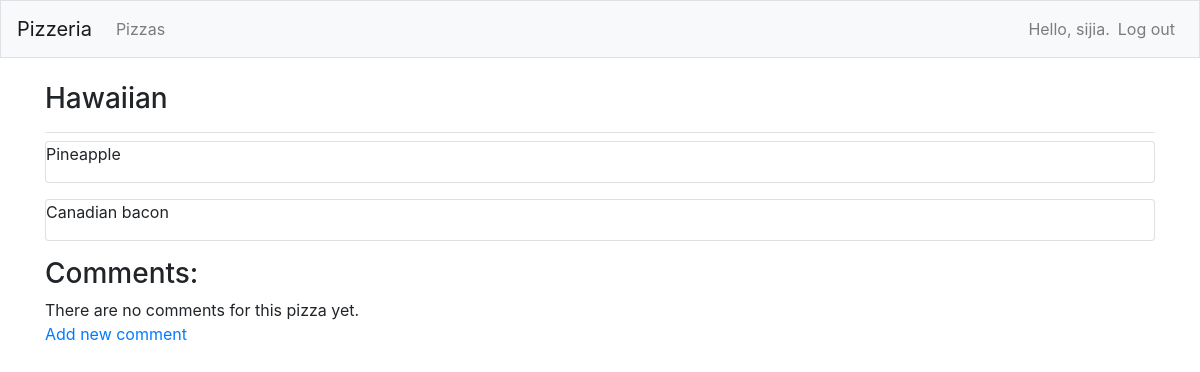
The app's page /pizzas/1/ (signed in), older data.
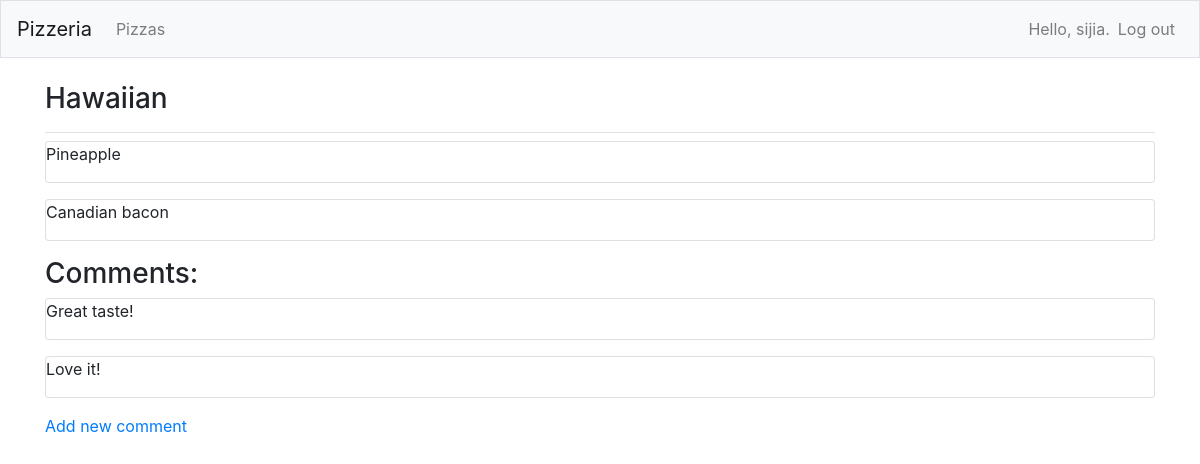
The same page, newer data.
### pizzas/models.py (models this page shows, shortened)
class Pizza(models.Model):
    name = models.CharField(max_length=200)
    owner = models.ForeignKey(User, on_delete=models.CASCADE)
    def __str__(self):
        return self.name

class Topping(models.Model):
    pizza = models.ForeignKey(Pizza, on_delete=models.CASCADE)
    name = models.TextField()
    class Mate:
        verbose_name_plural = 'toppings'

class Comment(models.Model):
    pizza = models.ForeignKey(Pizza, on_delete=models.CASCADE)
    text = models.TextField()
    class Mate:
        verbose_name_plural = 'comments'

### pizzas/views.py (the view)
# urls.py: path('pizzas/<int:pizza_id>/', views.pizza, name='pizza'),
@login_required
def pizza(request,pizza_id):
    pizza = Pizza.objects.get(id=pizza_id)
    if pizza.owner != request.user:
        raise Http404
    toppings = pizza.topping_set.all()
    comments = pizza.comment_set.all()
    context = {'pizza':pizza, 'toppings':toppings, 'comments':comments}
    return render(request, 'pizzas/pizza.html', context)

### pizzas/templates/pizzas/pizza.html
{% extends "pizzas/base.html" %}
{% block page_header %}
    <h3>{{ pizza }}</h3>
{% endblock page_header %}
{% block content %}
    {% for topping in toppings %}
    <div class="card mb-3">
        {{ topping.name|linebreaks }}
    </div>
    {% empty %}
    There are no toppings for this pizza yet.
    {% endfor %}
    <h3>Comments:</h3>
    {% for comment in comments %}
    <div class="card mb-3">
        {{ comment.text|linebreaks }}
    </div>
    {% empty %}
    There are no comments for this pizza yet.
    {% endfor %}
    <p>
        <a href="{% url 'pizzas:new_comment' pizza.id %}">Add new comment</a>
    </p>
{% endblock content %}

### pizzas/templates/pizzas/base.html (shortened to what this page needs)
{% load bootstrap4 %}
<!doctype html>
<html lang="en">
<head>
    {% bootstrap_css %}
</head>
<body>
    <nav class="navbar navbar-expand-md navbar-light bg-light mb-4 border">
    <a class="navbar-brand" href="{% url 'pizzas:index'%}">Pizzeria</a>
    <div class="collapse navbar-collapse" id="navbarCollapse">
        <ul class="navbar-nav mr-auto">
            <li class="nav-item">
                <a class="nav-link" href="{% url 'pizzas:pizzas'%}">Pizzas</a>
            </li>
        </ul>
        <ul class="navbar-nav ml-auto">
            {% if user.is_authenticated %}
            <li class="nav-item">
                <span class="navbar-text"}">Hello, {{ user.username }}.</span>
            </li>
            <li class="nav-item">
                <a class="nav-link" href="{% url 'users:logout' %}">Log out</a>
            </li>
            {% endif %}
        </ul>
    </div>
</nav>
<main role="main" class="container">
    <div class="pb-2 mb-2 border-bottom">
        {% block page_header %}{% endblock page_header %}
    </div>
    <div>
        {% block content %}{% endblock content %}
    </div>
</main>
</body>
</html>

Row changes from the older to the newer data that the page shows:
added Comment: text "Great taste!"
added Comment: text "Love it!"
Text that changed along with them:
text no longer shown: "There are no comments for this pizza yet."
